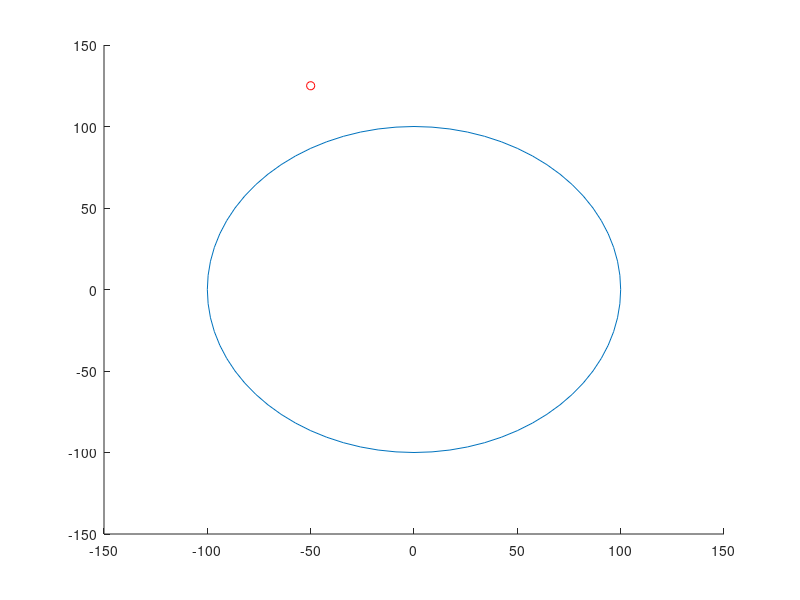

MATLAB code for this plot: (Note: this script raises an error after producing the figure.)
clc; 
close all;  
clear;

O = [0 0]; % Centre of circle
r = 100; % radius of path circle

%working pair: p = [-50, 125] and psi = 180
p = [-50, 125]; % current position of drone
pinit = p;
pos = p; % array to store all positions over time
psi = -90; % heading angle of drone
L = 60;
va = 15; % UAV airspeed

figure(1)
drawCircle(O(1), O(2), r);
xlim([-150 150])
ylim([-150 150])
hold on
plot(pinit(1),pinit(2),'ro')
hold on

[xout,yout] = circcirc(O(1), O(2), r, p(1), p(2), L);
thetatopoint1 = atan2d(yout(1)-p(2), xout(1)-p(1)); 
thetatopoint1 = thetatopoint1 + (thetatopoint1 < 0)*360;
thetatopoint1 = thetatopoint1 - psi;
thetatopoint2 = atan2d(yout(2)-p(2), xout(2)-p(1));
thetatopoint2 = thetatopoint2 + (thetatopoint2 < 0)*360;
thetatopoint2 = thetatopoint2 - psi;

if thetatopoint1 < thetatopoint2
    xt = xout(1);
    yt = yout(1);
else
    xt = xout(2);
    yt = yout(2);
end
s = [xt,yt];

jj = 1;
while(jj<4000)
    
    [psidot,s] = NLGLCircle(O, r, p, psi, L, va, s);
%     if psidotold ~= 0
%         if abs(psidotold-psidot) > 5
%             p
%         end
%     end
    %if(jj>1300)
     %   p
    %end
    %psidotold = psidot;
    %s = [s; snew];
    [psi, p] = updatePosition(p(1), p(2), va, psi, psidot, 0.01);
    %plot(p(1), p(2), 'rx');
    pos = [pos;p];
    jj = jj+1;
end


%xlim([0 400])
%ylim([-100 400])
plot(pos(:,1), pos(:,2),'r')
hold on
%plot(s(:,1),s(:,2),'gx')
%hold on
